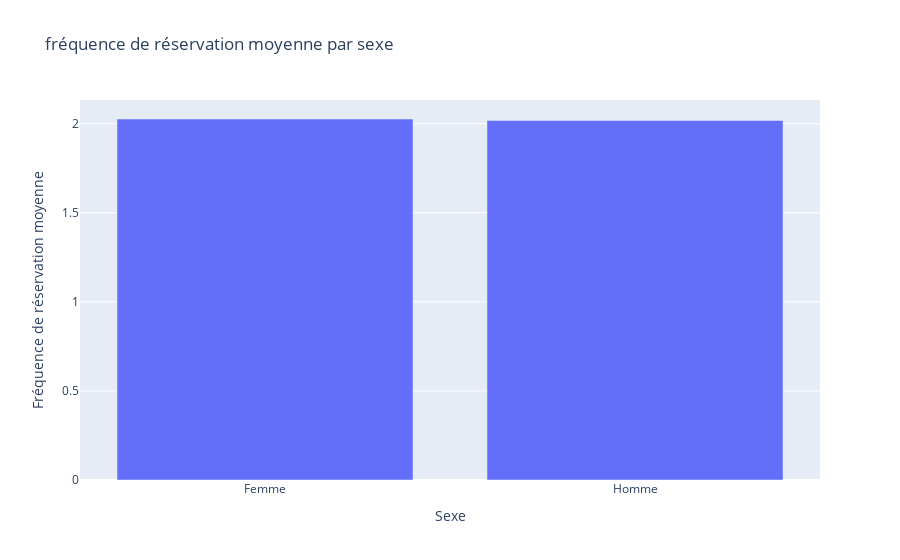

Here is the notebook cell this chart was saved with:
### Code cell
# Ajouter une colonne 'sexe' au DataFrame
df['sexe'] = np.random.choice(['Homme', 'Femme'], 1000)

fig = px.bar(df.groupby('sexe')['frequence_reservation'].mean().reset_index(),
             x='sexe', y='frequence_reservation',
             title='fréquence de réservation moyenne par sexe')
fig.update_layout(xaxis_title='Sexe', yaxis_title='Fréquence de réservation moyenne')
fig.show()

### Figure 1 — Plotly figure (JSON) as saved in the notebook; plotly's stock layout.template omitted (floating-point values rounded to 4 significant figures)
{"data": [{"alignmentgroup": "True", "hovertemplate": "sexe=%{x}<br>frequence_reservation=%{y}<extra></extra>", "legendgroup": "", "marker": {"color": "#636efa", "pattern": {"shape": ""}}, "name": "", "offsetgroup": "", "orientation": "v", "showlegend": false, "textposition": "auto", "type": "bar", "x": ["Femme", "Homme"], "xaxis": "x", "y": [2.026, 2.018], "yaxis": "y"}], "layout": {"autosize": true, "barmode": "relative", "legend": {"tracegroupgap": 0}, "title": {"text": "fréquence de réservation moyenne par sexe"}, "xaxis": {"anchor": "y", "autorange": true, "domain": [0, 1], "range": [-0.5, 1.5], "title": {"text": "Sexe"}, "type": "category"}, "yaxis": {"anchor": "x", "autorange": true, "domain": [0, 1], "range": [0, 2.133], "title": {"text": "Fréquence de réservation moyenne"}, "type": "linear"}}}
